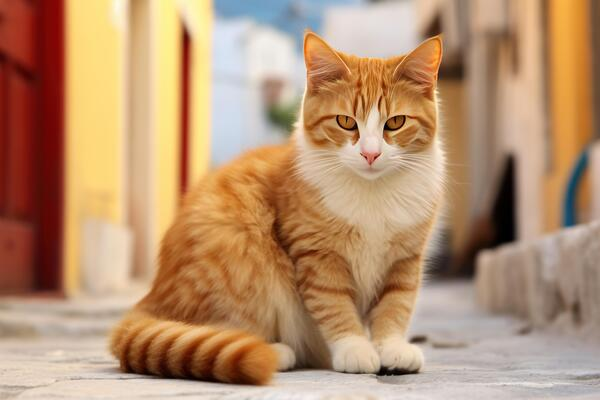
#> input picture photos/cat.jpg, 600 x 400 px
$ python rescale.py
#> lines starting #> are read from the running program, lines starting #| are printed output that depends on the picture
import cv2 as cv

img = cv.imread("photos/cat.jpg")
#> img is the input picture: shape (400, 600, 3); mean B, G, R 112, 145.3, 183.5

cv.imshow('cat', img)

def rescale(img, scale = 0.75):
#> called with scale = 0.75
    height, width = img.shape[0], img.shape[1]
#> height = 400; width = 600
    new_height = int(height * scale)
#> new_height = 300
    new_width = int(width * scale)
#> new_width = 450
    dimensions = (new_height, new_width)
#> dimensions = (300, 450)

    return cv.resize(img, dimensions, interpolation=cv.INTER_AREA)
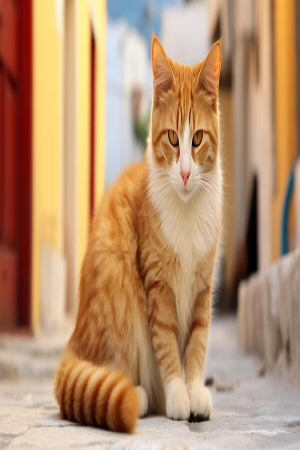
#> returned value: shape (450, 300, 3); mean of channels 0, 1, 2 112, 145.4, 183.5; drawn as B, G, R

new_img = rescale(img)

cv.imshow('Scaled img', new_img)

cv.waitKey(0)

capture = cv.VideoCapture("videos/cat.mp4")

#For live videos only
def changeRes(height, width):
    capture.set(3, width)
    capture.set(4, height)

while True:
    isTrue, frame = capture.read()
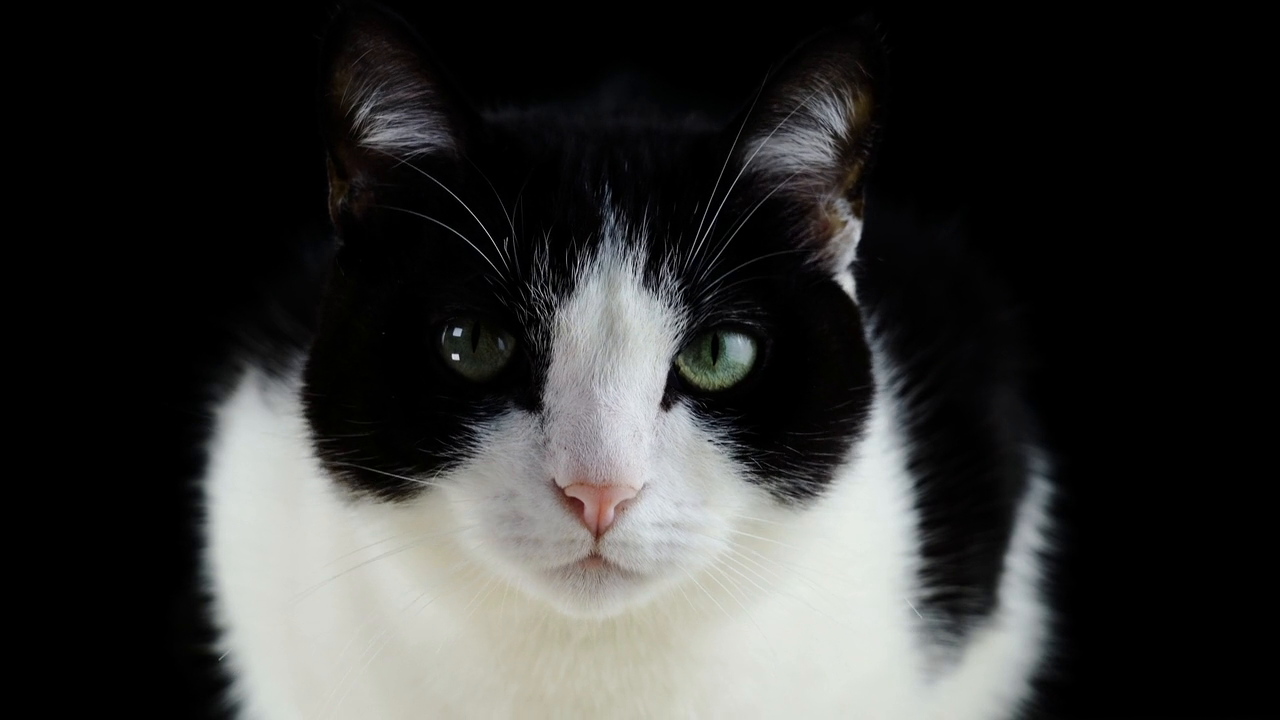
#> input picture frame 29 of videos/cat.mp4, 1280 x 720 px
#> frame is the input picture: shape (720, 1280, 3); mean B, G, R 51.5, 52.8, 52.6
    new_frame = rescale(frame)
#> call 2 of rescale, with scale = 0.75
#> in rescale (call 2), `return cv.resize(img, dimensions, interpolation=cv.INTER_AREA)`:
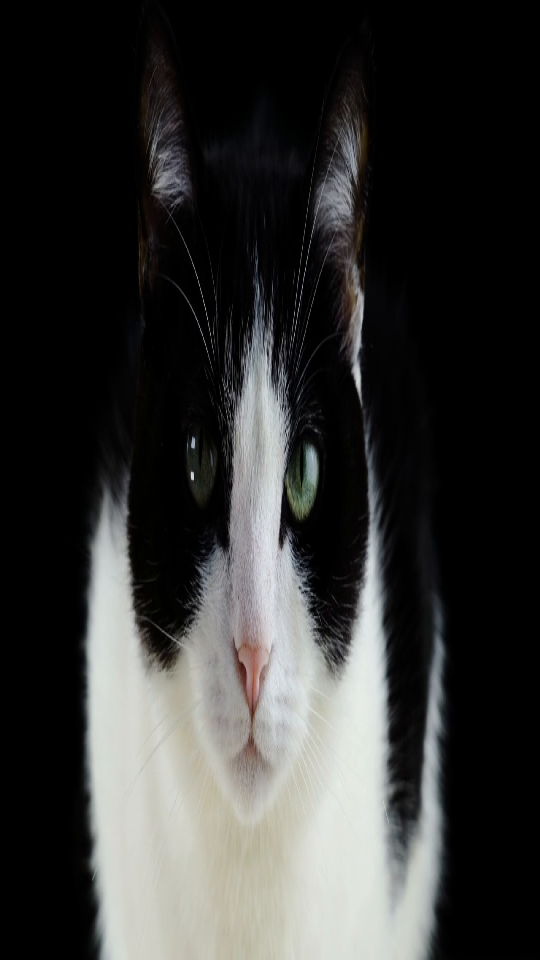
#> returned value: shape (960, 540, 3); mean of channels 0, 1, 2 51.5, 52.8, 52.6; drawn as B, G, R
    cv.imshow('Cat', new_frame)

    if cv.waitKey(20) & 0xFF == ord('d'):
#> (key Esc is pressed here)
        break;
